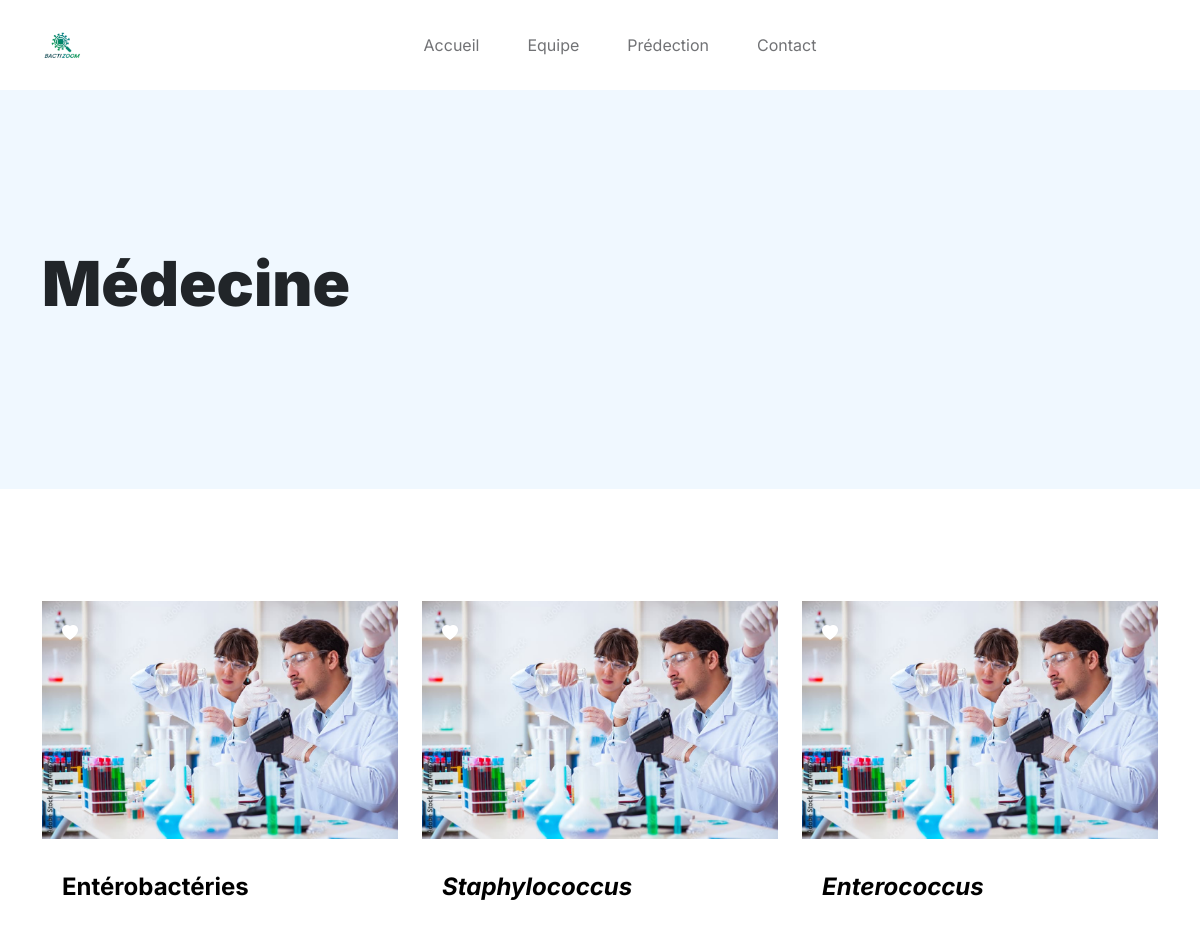
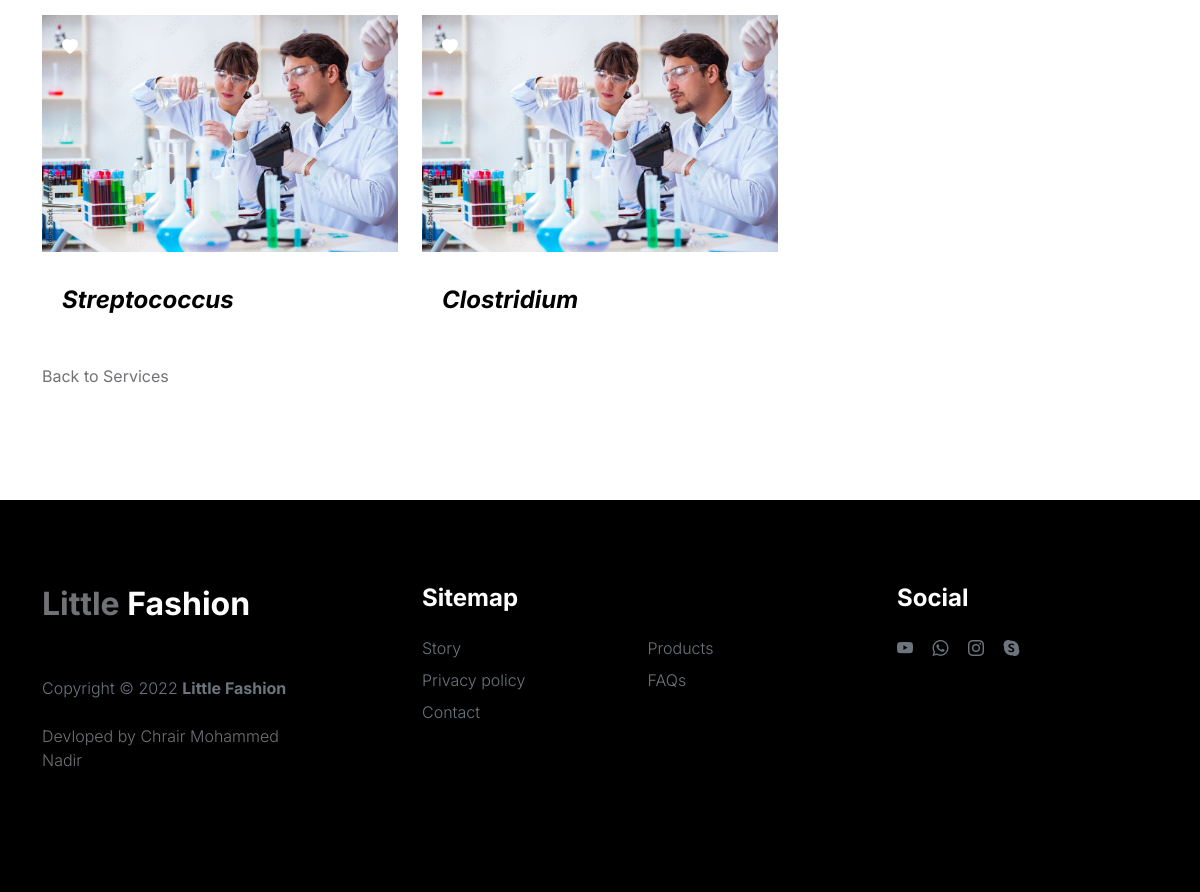
The page /groupebactirie/9/ on the database its author committed (2 pictures, top to bottom).
### myapp/models.py (models this page shows, shortened)
class Service(models.Model):
    name = models.CharField(max_length=100)
    image = models.ImageField(upload_to='service_images/', blank=True, null=True)

class GroupBacterie(models.Model):
    service = models.ForeignKey(Service, on_delete=models.CASCADE, related_name='groups')
    name = models.CharField(max_length=100)
    image1 = models.ImageField(upload_to='group_bacterie_images/', blank=True, null=True)

### myapp/views.py (the view)
# urls.py: path('groupebactirie/<int:id>/', views.groupebactirie, name='groupebactirie'),
def groupebactirie(request,id):
    service = get_object_or_404(Service, id=id)
    groups = service.groups.all()
    return render(request, 'groupebacterie.html', {'service': service, 'groups': groups})

### Templates/groupebacterie.html
{% extends 'statefiles/base.html' %} {% load static %} {% block content %}
<header class="site-header section-padding-img site-header-image">
  <div class="container">
    <div class="row">
      <div class="col-lg-6 col-12 header-info">
        <h1>
          <span class="d-block text-dark">{{ service.name }}</span>
        </h1>
      </div>
    </div>
  </div>
</header>
<section class="featured-product section-padding">
  <div class="container">
    <div class="row">
      {% for group in groups %}
      <div class="col-lg-4 col-12 mb-3">
        <div class="product-thumb">
          <a href="{% url 'bactirie' group.id %}">
            <img
              src="{% static 'images/ingenieur-biochimiste.jpg' %}"
              class="img-fluid product-image"
              alt=""
            />
          </a>
          <div class="product-top d-flex">
            <a href="#" class="bi-heart-fill product-icon"></a>
          </div>
          <div class="product-info d-flex">
            <div>
              {% if group.name == "Entérobactéries" %}
              <h5 class="product-title mb-0">
                <a
                  href="{% url 'bactirie' group.id %}"
                  class="product-title-link"
                  >{{ group.name }}</a
                >
              </h5>
              {% else %}
              <h5 class="product-title mb-0">
                <a
                  href="{% url 'bactirie' group.id %}"
                  class="product-title-link"
                  style="font-style: italic"
                  >{{ group.name }}</a
                >
              </h5>
              {% endif %}
            </div>
          </div>
        </div>
      </div>
      {% endfor %}
      <a href="{% url 'index' %}">Back to Services</a>
    </div>
  </div>
</section>
{% endblock %}

### myapp/static/css/tooplate-little-fashion.css (style rules this page uses)
:root { --white-color: #FFFFFF; --primary-color: #FF4400; --section-bg-color: #f0f8ff; --dark-color: #000000; --grey-color: #d0d1d1; --p-color: #717275; --body-font-family: 'Inter', sans-serif; --h5-font-size: 24px; --p-font-size: 20px; --copyright-text-font-size: 16px; --product-link-font-size: 14px; --custom-link-font-size: 12px; --font-weight-thin: 100; --font-weight-light: 300; --font-weight-normal: 400; --font-weight-bold: 700; --font-weight-black: 900; }
body, html { height: 100%; }
html { scroll-behavior: smooth; }
body { background: var(--white-color); font-family: var(--body-font-family); position: relative; }
h2, h3, h4, h5, h6 { color: var(--dark-color); line-height: inherit; }
h1, h2, h3, h4, h5, h6 { font-weight: var(--font-weight-bold); }
h1, h2 { font-weight: var(--font-weight-black); }
h1 { font-size: 64px; line-height: normal; }
h5 { font-size: 24px; }
a, button { touch-action: manipulation; transition: all 0.3s; }
a { color: var(--p-color); text-decoration: none; }
.site-header { background-color: var(--section-bg-color); position: relative; overflow: hidden; margin-top: 86px; }
.site-header.section-padding-img { padding-top: 10rem; padding-bottom: 10rem; }
section { content-visibility: auto; contain-intrinsic-size: 700px; }
.section-padding { padding-top: 7rem; padding-bottom: 7rem; }
.product-thumb { background: var(--white-color); position: relative; transition: all 0.5s ease-out; }
.product-image { transition: all 0.5s ease-out; }
.product-top { position: absolute; top: 0; right: 0; left: 0; margin: 20px; }
.product-info { padding: 30px 20px; }
.product-icon { color: var(--white-color); }
.product-title-link { color: var(--dark-color); }
@media screen and (max-width: 1200px) { h1 { font-size: 62px; } }

### rows shown on the page
Service: name "Médecine"
GroupBacterie: name "Entérobactéries"
GroupBacterie: name "Staphylococcus"
GroupBacterie: name "Enterococcus"
GroupBacterie: name "Streptococcus"
GroupBacterie: name "Clostridium"
